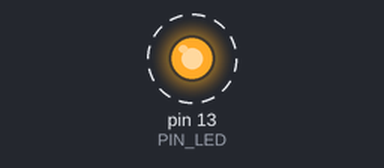
Simulated run of this sketch. Board: Arduino Uno, built with avr-gcc and run on an emulated ATmega328P. Shown: output pins drawn as LEDs (lit = HIGH). Dashed ring = blinking. What the sketch prints to the serial monitor is not drawn.

Above: at 0.5 s.
Timing chart, 0 to 4.6 s (numbered marks = the images above):
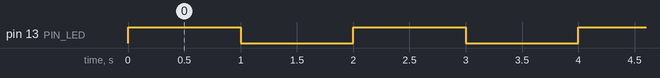

The sketch:

04_example_3.ino
```cpp
#define PIN_LED 13

unsigned int count = 0;
int toggle = 0;

void setup() {
  pinMode(PIN_LED, OUTPUT);
  Serial.begin(115200);
  Serial.println("Hello World!");
  digitalWrite(PIN_LED, LOW);
}

void loop() {
  Serial.println(count++);
  toggle = !toggle;
  digitalWrite(PIN_LED, toggle);
  delay(1000);
}
```

Measured:
- by itself, pin 13 (PIN_LED): alternates HIGH for 1.0 s and LOW for 1.0 s
